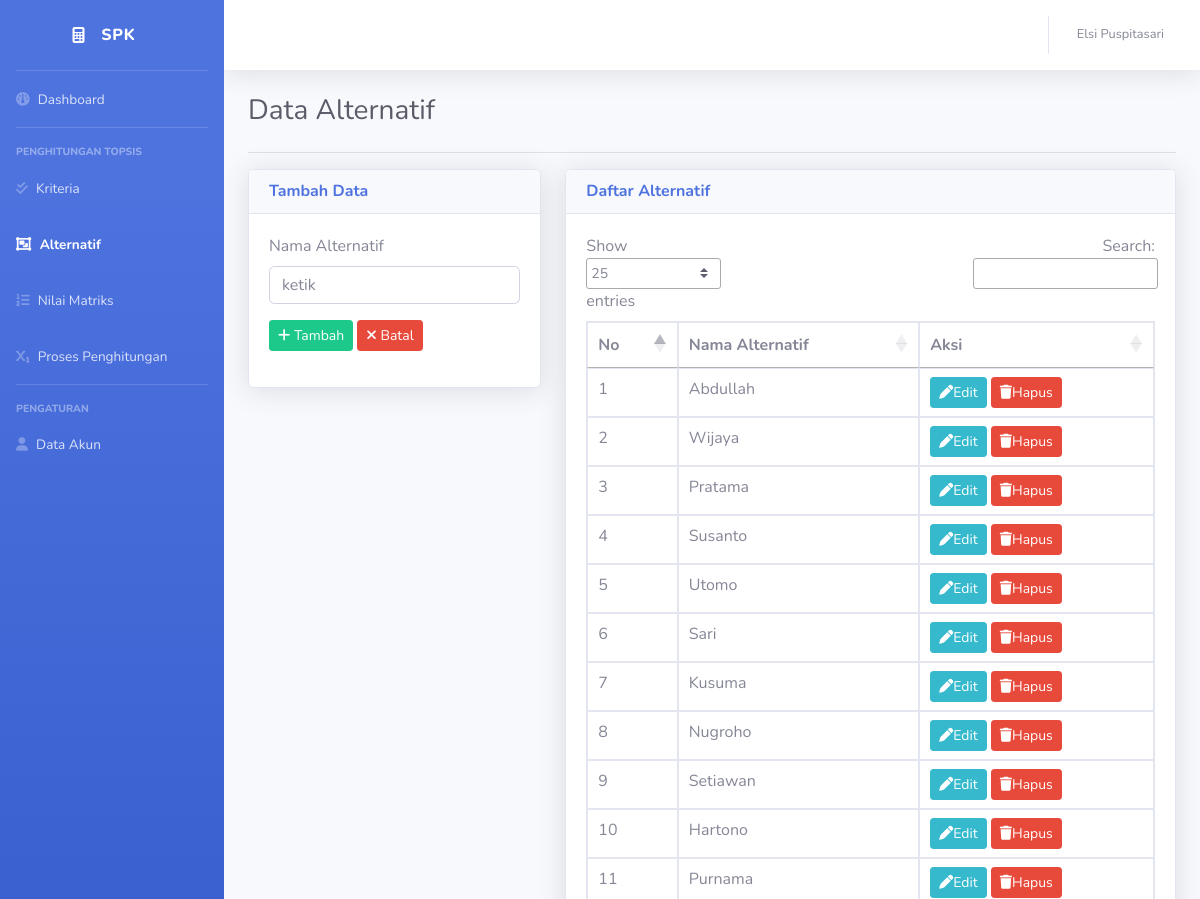
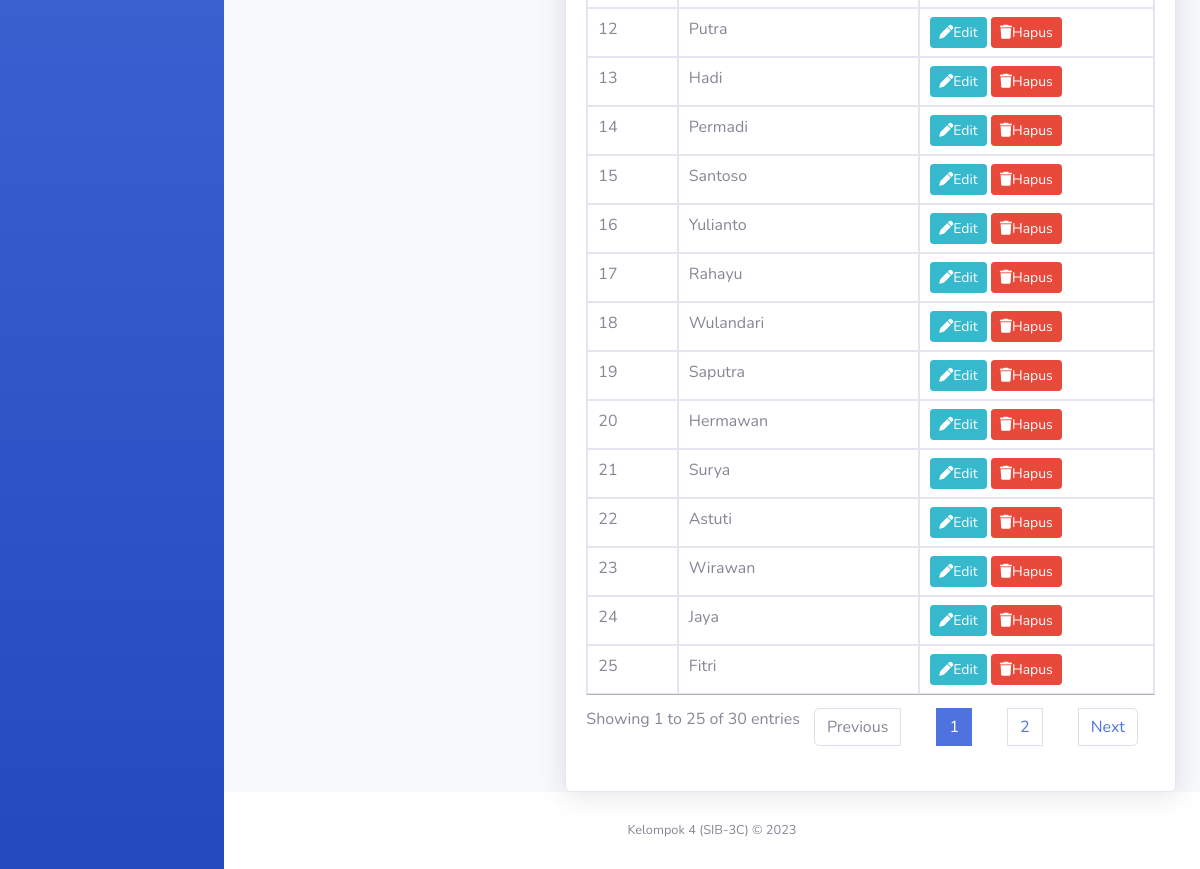
The page /alternatif.php (signed in) on the database its author committed (2 pictures, top to bottom).
### tables this page shows
CREATE TABLE `alternatif` (
  `id_alternatif` int NOT NULL,
  `nama_alternatif` varchar(50) NOT NULL
);

### alternatif.php (the view, shortened to what this page needs)
<!DOCTYPE html>
<html lang="en">
<head>
    <link href="vendor/fontawesome-free-6.5.1-web/css/all.min.css" rel="stylesheet" type="text/css">
    <link href="css/sb-admin-2.min.css" rel="stylesheet">
    <link rel="stylesheet" type="text/css" href="https://cdn.datatables.net/1.10.25/css/jquery.dataTables.min.css">
</head>
<body id="page-top">
    <div id="wrapper">
        <ul class="navbar-nav bg-gradient-primary sidebar sidebar-dark accordion" id="accordionSidebar">
        <a class="sidebar-brand d-flex align-items-center justify-content-center" href="index.php">
            <i class="fa-solid fa-calculator"></i>
            <div class="sidebar-brand-text mx-3">SPK</div>
        </a>
        <hr class="sidebar-divider my-0">
        <li class="nav-item">
            <a class="nav-link" href="index.php">
                <i class="fa-solid fa-gauge"></i>
                <span>Dashboard</span></a>
        </li>
        <hr class="sidebar-divider">
        <div class="sidebar-heading">
            Penghitungan TOPSIS
        </div>
        <li class="nav-item">
            <a class="nav-link collapsed" href="kriteria.php" aria-expanded="true" aria-controls="collapseTwo">
                <i class="fa-solid fa-check-double"></i>
                <span>Kriteria</span>
            </a>
        </li>
        <li class="nav-item active">
            <a class="nav-link collapsed" href="alternatif.php" aria-expanded="true" aria-controls="collapseTwo">
                <i class="fa-solid fa-object-group"></i>
                <span>Alternatif</span>
            </a>
        </li>
        <li class="nav-item">
            <a class="nav-link collapsed" href="matriks.php" aria-expanded="true" aria-controls="collapseTwo">
                <i class="fa-solid fa-list-ol"></i>
                <span>Nilai Matriks</span>
            </a>
        </li>
        <li class="nav-item">
            <a class="nav-link collapsed" href="langkah.php" aria-expanded="true" aria-controls="collapseTwo">
                <i class="fa-solid fa-subscript"></i>
                <span>Proses Penghitungan</span>
            </a>
        </li>
        <hr class="sidebar-divider">
        <div class="sidebar-heading">
            Pengaturan
        </div>
        <li class="nav-item">
            <a class="nav-link" href="akun.php">
            <i class="fa-solid fa-user"></i>
                <span>Data Akun</span></a>
        </li>
        </ul>
        <div id="content-wrapper" class="d-flex flex-column">
            <div id="content">
            <?php include 'topbar.php';
            ?>
                <div class="container-fluid">
                    <div class="d-sm-flex align-items-center justify-content-between mb-4">
                        <h1 class="h3 mb-0 text-gray-800">Data Alternatif</h1>
                    </div>
                    <hr>
                    <div class="row">
                        <div class="col-sm-4">
                            <div class="card shadow">
                                <div class="card-header">
                                    <h6 class="m-0 font-weight-bold text-primary">Tambah Data</h6>
                                </div>
                                <div class="card-body">
                                    <form method="POST" action="#" enctype="multipart/form-data">
                                        <div class="form-group">
                                            <label for="nama_alternatif">Nama Alternatif</label>
                                            <input type="text" name="nama_alternatif" id="nama_alternatif" required="required" placeholder="ketik" autocomplete="off" class="form-control">
                                        </div>
                                        <div class="form-group">
                                            <button type="submit" class="btn btn-sm btn-success" name="submit"><i class="fa fa-plus"></i> Tambah</button>
                                            <button type="reset" class="btn btn-sm btn-danger"><i class="fa fa-times"></i> Batal</button>
                                        </div>
                                    </form>
                                </div>
                            </div>
                        </div>
                        <div class="col-sm-8">
                            <div class="card shadow">
                                <div class="card-header">
                                    <h6 class="m-0 font-weight-bold text-primary">Daftar Alternatif</h6>
                                </div>
                                <div class="card-body">
                                <?php
                                    include 'koneksi.php';
                                    $query = "select * from alternatif";
                                    $result = $mysqli->query($query);
                                    $num_results = $result->num_rows;
                                    if($num_results > 0){
                                        echo "<table class='table table-bordered' id='dataTable' cellspacing='0'>";
                                            echo "<thead>";
                                                echo "<tr>";
                                                    echo "<th>No</th>";
                                                    echo "<th>Nama Alternatif</th>";
                                                    echo "<th>Aksi</th>";
                                                echo "</tr>";
                                            echo "</thead>";
                                            echo "<tbody>";
                                            $no = 1;
                                            while($row = $result->fetch_assoc()){
                                                extract($row);
                                ?>
                                                <tr>
                                                    <td><?php echo $no++; ?></td>
                                                    <td><?php echo $row['nama_alternatif']; ?></td>
                                                    <td>
                                                    <a href='edit_alternatif.php?id_alternatif=<?php echo $row['id_alternatif']; ?>' class='btn btn-sm btn-info'><i class='fa fa-pen'></i>Edit</a>
                                                    <a href='hapus_alternatif.php?id_alternatif=<?php echo $row['id_alternatif']; ?>' class='btn btn-sm btn-danger' onclick="return confirm('apakah anda yakin?')"><i class='fa fa-trash'></i>Hapus</a>
                                                    </td>
                                                </tr>
                                        <?php
                                            }
                                        ?>
                                            </tbody>
                                        </table>
                                <?php
                                    }else{
                                    }
                                ?>
                                </div>
                            </div>
                        </div>
                    </div>
                </div>
            <?php include 'footer.php'; ?>
        </div>
        </div>
    </body>
</html>

### topbar.php (shortened to what this page needs)
<nav class="navbar navbar-expand navbar-light bg-white topbar mb-4 static-top shadow">
    <ul class="navbar-nav ml-auto">
        <ul class="navbar-nav ml-auto">
            <li class="nav-item dropdown no-arrow">
                <a class="nav-link dropdown-toggle" href="#" id="userDropdown" role="button" data-toggle="dropdown" aria-haspopup="true" aria-expanded="false">
                    <span class="mr-2 d-none d-lg-inline text-gray-600 small"><?= $_SESSION['name'] ?></span>
                </a>
            </li>
        </ul>
    </ul>
</nav>

### footer.php
<footer class="sticky-footer bg-white">
    <div class="container my-auto">
        <div class="copyright text-center my-auto">
            <span>Kelompok 4 (SIB-3C) &copy; 2023</span>
        </div>
    </div>
</footer>

### rows shown on the page
alternatif: nama_alternatif "Abdullah"
alternatif: nama_alternatif "Wijaya"
alternatif: nama_alternatif "Pratama"
alternatif: nama_alternatif "Susanto"
alternatif: nama_alternatif "Utomo"
alternatif: nama_alternatif "Sari"
alternatif: nama_alternatif "Kusuma"
alternatif: nama_alternatif "Nugroho"
alternatif: nama_alternatif "Setiawan"
alternatif: nama_alternatif "Hartono"
alternatif: nama_alternatif "Purnama"
alternatif: nama_alternatif "Putra"
alternatif: nama_alternatif "Hadi"
alternatif: nama_alternatif "Permadi"
alternatif: nama_alternatif "Santoso"
alternatif: nama_alternatif "Yulianto"
alternatif: nama_alternatif "Rahayu"
alternatif: nama_alternatif "Wulandari"
alternatif: nama_alternatif "Saputra"
alternatif: nama_alternatif "Hermawan"
alternatif: nama_alternatif "Surya"
alternatif: nama_alternatif "Astuti"
alternatif: nama_alternatif "Wirawan"
alternatif: nama_alternatif "Jaya"
alternatif: nama_alternatif "Fitri"

### other values the page prints
$_SESSION['name'] "Elsi Puspitasari"
